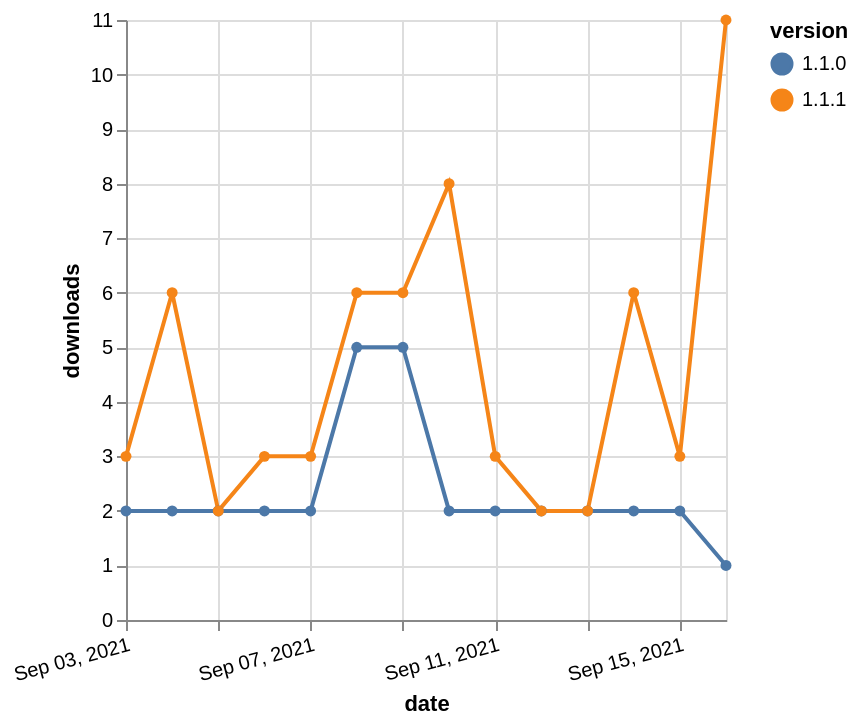

Describe this chart as a Vega-Lite specification.
### Vega-Lite specification from a JSON file in a GitHub repository (floating-point values rounded to 4 significant figures)
{"$schema": "https://vega.github.io/schema/vega-lite/v5.json", "description": "A simple bar chart with embedded data.", "data": {"values": [{"date": "2021-09-03", "total": 7131, "delta": 2, "version": "1.1.0"}, {"date": "2021-09-04", "total": 7133, "delta": 2, "version": "1.1.0"}, {"date": "2021-09-05", "total": 7135, "delta": 2, "version": "1.1.0"}, {"date": "2021-09-06", "total": 7137, "delta": 2, "version": "1.1.0"}, {"date": "2021-09-07", "total": 7139, "delta": 2, "version": "1.1.0"}, {"date": "2021-09-08", "total": 7144, "delta": 5, "version": "1.1.0"}, {"date": "2021-09-09", "total": 7149, "delta": 5, "version": "1.1.0"}, {"date": "2021-09-10", "total": 7151, "delta": 2, "version": "1.1.0"}, {"date": "2021-09-11", "total": 7153, "delta": 2, "version": "1.1.0"}, {"date": "2021-09-12", "total": 7155, "delta": 2, "version": "1.1.0"}, {"date": "2021-09-13", "total": 7157, "delta": 2, "version": "1.1.0"}, {"date": "2021-09-14", "total": 7159, "delta": 2, "version": "1.1.0"}, {"date": "2021-09-15", "total": 7161, "delta": 2, "version": "1.1.0"}, {"date": "2021-09-16", "total": 7162, "delta": 1, "version": "1.1.0"}, {"date": "2021-09-03", "total": 8926, "delta": 3, "version": "1.1.1"}, {"date": "2021-09-04", "total": 8932, "delta": 6, "version": "1.1.1"}, {"date": "2021-09-05", "total": 8934, "delta": 2, "version": "1.1.1"}, {"date": "2021-09-06", "total": 8937, "delta": 3, "version": "1.1.1"}, {"date": "2021-09-07", "total": 8940, "delta": 3, "version": "1.1.1"}, {"date": "2021-09-08", "total": 8946, "delta": 6, "version": "1.1.1"}, {"date": "2021-09-09", "total": 8952, "delta": 6, "version": "1.1.1"}, {"date": "2021-09-10", "total": 8960, "delta": 8, "version": "1.1.1"}, {"date": "2021-09-11", "total": 8963, "delta": 3, "version": "1.1.1"}, {"date": "2021-09-12", "total": 8965, "delta": 2, "version": "1.1.1"}, {"date": "2021-09-13", "total": 8967, "delta": 2, "version": "1.1.1"}, {"date": "2021-09-14", "total": 8973, "delta": 6, "version": "1.1.1"}, {"date": "2021-09-15", "total": 8976, "delta": 3, "version": "1.1.1"}, {"date": "2021-09-16", "total": 8987, "delta": 11, "version": "1.1.1"}]}, "width": "container", "mark": {"type": "line", "point": {"filled": true}}, "encoding": {"x": {"field": "date", "type": "temporal", "timeUnit": "yearmonthdate", "title": "date", "axis": {"labelAngle": -15}}, "y": {"field": "delta", "type": "quantitative", "title": "downloads"}, "color": {"field": "version", "type": "nominal"}, "tooltip": {"field": "delta"}}}
